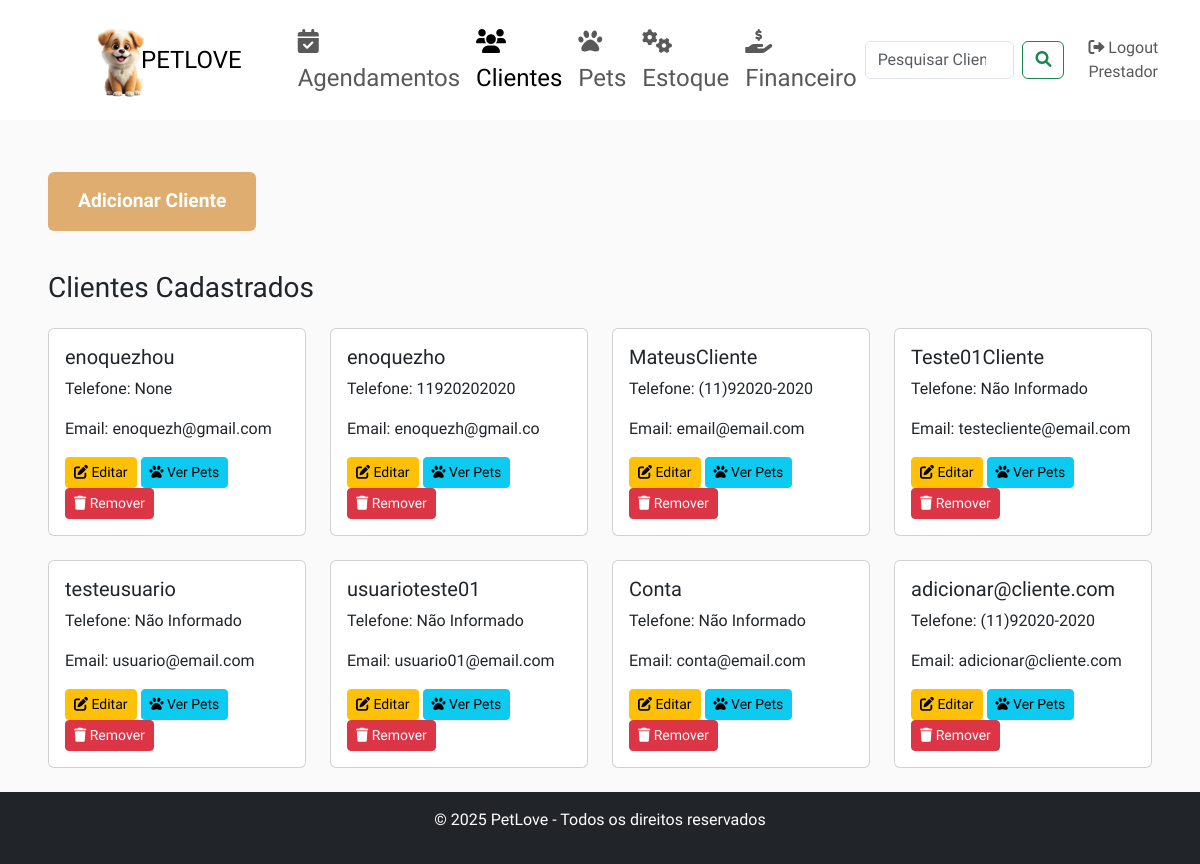
The page /clientes (signed in) on the database its author committed.
### app.py (models this page shows, shortened)
class User(db.Model, UserMixin):
    id = db.Column(db.Integer, primary_key=True)
    username = db.Column(db.String(20), unique=True, nullable=False)
    email = db.Column(db.String(120), unique=True, nullable=False)
    password = db.Column(db.String(60), nullable=False)
    role = db.Column(db.String(20), nullable=False, default='cliente')
    cliente_id = db.Column(db.Integer, db.ForeignKey('cliente.id'))
    cliente = db.relationship('Cliente', back_populates='usuario', lazy=True)

class Cliente(db.Model):
    id = db.Column(db.Integer, primary_key=True)
    nome = db.Column(db.String(120), nullable=False)
    email = db.Column(db.String(120), unique=True, nullable=False)
    telefone = db.Column(db.String(20), nullable=True)
    financeiros = db.relationship('LancamentoFinanceiro', back_populates='cliente', lazy=True)
    pets = db.relationship('Pet', back_populates='cliente', lazy=True)
    usuario = db.relationship('User', back_populates='cliente', uselist=False)

### app.py (the view)
@app.route('/clientes')
@login_required
def clientes():
    if current_user.role != 'prestador':
        flash("Acesso negado! Apenas prestadores podem acessar esta página.")
        return redirect(url_for('home_cliente'))
    usuarios_cliente = User.query.filter_by(role='cliente').all()
    return render_template('clientes.html', usuarios_cliente=usuarios_cliente)

### app.py (called while the page is built)
@login_manager.user_loader
def load_user(user_id):
    return User.query.get(int(user_id))

@app.before_request
def create_tables():
    db.create_all()

### templates/clientes.html (shortened to what this page needs)
<!DOCTYPE html>
<html lang="pt-br">
<head>
    <link href="https://cdn.jsdelivr.net/npm/bootstrap@5.3.0-alpha1/dist/css/bootstrap.min.css" rel="stylesheet">
    <link href="https://cdnjs.cloudflare.com/ajax/libs/font-awesome/6.0.0/css/all.min.css" rel="stylesheet">
</head>
<body>
<nav class="navbar navbar-expand-lg bg-custom mb-4">
    <div class="container-fluid">
        <a class="navbar-brand" href="http://127.0.0.1:5000/home_prestador">
            <img src="{{ url_for('static', filename='images/LOGO.png') }}" alt="PetLove Logo" style="height: 80px; margin-left: 70px; width: 70%"/>
            <a style="font-size: 24px; color: #000000; text-decoration: none;">PETLOVE</a>
        </a>
        <div class="collapse navbar-collapse" id="navbarNav">
            <ul class="navbar-nav ms-5">
                <li class="nav-item">
                    <a href="{{ url_for('agendamentos') }}" class="nav-link {% if request.endpoint == 'agendamentos' %}active{% endif %} fs-4">
                        <i class="fas fa-calendar-check"></i> Agendamentos
                    </a>
                </li>
                <li class="nav-item">
                    <a href="{{ url_for('clientes') }}" class="nav-link {% if request.endpoint == 'clientes' %}active{% endif %} fs-4">
                        <i class="fas fa-users"></i> Clientes
                    </a>
                </li>
                <li class="nav-item">
                    <a href="{{ url_for('pets') }}" class="nav-link {% if request.endpoint == 'pets' %}active{% endif %} fs-4">
                        <i class="fas fa-paw"></i> Pets
                    </a>
                </li>
                <li class="nav-item">
                    <a href="{{ url_for('estoque') }}" class="nav-link {% if request.endpoint == 'estoque' %}active{% endif %} fs-4">
                        <i class="fas fa-cogs"></i> Estoque
                    </a>
                </li>
                <li class="nav-item">
                    <a href="{{ url_for('financeiro') }}" class="nav-link {% if request.endpoint == 'financeiro' %}active{% endif %} fs-4">
                        <i class="fas fa-hand-holding-usd"></i> Financeiro
                    </a>
                </li>
            </ul>
            <form id="searchForm" class="d-flex ms-auto" role="search">
                <input id="searchInput" class="form-control me-2" type="search" placeholder="Pesquisar Cliente" aria-label="Search">
                <button id="searchBtn" class="btn btn-outline-success" type="button">
                    <i class="fas fa-search"></i>
                </button>
            </form>
            <ul class="navbar-nav ms-3">
                {% if current_user.role == 'cliente' %}
                    <li class="nav-item">
                        <a class="nav-link" href="{{ url_for('logout') }}"><i class="fas fa-sign-out-alt"></i> Logout Cliente</a>
                    </li>
                {% elif current_user.role == 'prestador' %}
                    <li class="nav-item">
                        <a class="nav-link" href="{{ url_for('logout') }}"><i class="fas fa-sign-out-alt"></i> Logout Prestador</a>
                    </li>
                {% endif %}
            </ul>
        </div>
    </div>
</nav>
<div class="container-fluid content-container">
    <a href="{{ url_for('adicionar_cliente') }}" class="btn btn-primary my-3 text-flash-blue">
        Adicionar Cliente
    </a>
    <h3 class="my-4">Clientes Cadastrados</h3>
    <div id="clientesContainer" class="row">
        {% for usuario in usuarios_cliente %}
        <div class="col-md-3 mb-4 cliente-item">
            <div class="card">
                <div class="card-body">
                    <h5 class="card-title">{{ usuario.username }}</h5>
                    <p class="card-text">Telefone: {{ usuario.cliente.telefone if usuario.cliente and usuario.cliente.telefone else 'Não Informado' }}</p>
                    <p class="card-text">Email: {{ usuario.cliente.email if usuario.cliente else 'Não Informado' }}</p>
                    <a href="{{ url_for('editar_cliente', id=usuario.id) }}" class="btn btn-warning btn-sm">
                        <i class="fas fa-edit"></i> Editar
                    </a>
                    <a href="{{ url_for('ver_pets', cliente_id=usuario.id) }}" class="btn btn-info btn-sm">
                        <i class="fas fa-paw"></i> Ver Pets
                    </a>
                    <form action="{{ url_for('remover_cliente', id=usuario.id) }}" method="POST" style="display:inline;">
                        <button type="submit" class="btn btn-danger btn-sm">
                            <i class="fas fa-trash"></i> Remover
                        </button>
                    </form>
                </div>
            </div>
        </div>
        {% endfor %}
    </div>
</div>
<footer class="bg-dark text-white text-center py-3 fixed-bottom">
    <p>© 2025 PetLove - Todos os direitos reservados</p>
</footer>
</body>
</html>

### templates/clientes.html (style rules this page uses)
:root { --accent-color: #DEAD6F; --dark-color: #222222; --light-dark-color: #727272; --light-color: #fff; --grey-color: #dbdbdb; --light-grey-color: #fafafa; --primary-color: #6995B1; --light-primary-color: #eef1f3; --body-font: 'Chilanka', cursive; --heading-font: 'Chilanka', cursive; }
body { font-family: var(--body-font); background-color: var(--light-grey-color); padding-bottom: 60px; }
.bg-custom { background-color: var(--light-color); }
.navbar { height: 120px; }
.content-container { padding: 1% 4%; }
footer { margin: 0; }
.btn-primary, .btn-secondary { background-color: var(--accent-color); color: white; font-weight: bold; border: none; padding: 15px 30px; font-size: 1.2rem; }
footer { margin: 0; position: fixed; bottom: 0; width: 100%; }

### rows shown on the page
User: username "enoquezhou", cliente "None", cliente "enoquezh@gmail.com"
User: username "enoquezho", cliente "11920202020", cliente "enoquezh@gmail.co"
User: username "MateusCliente", cliente "(11)92020-2020", cliente "email@email.com"
User: username "Teste01Cliente", cliente "Não Informado", cliente "testecliente@email.com"
User: username "testeusuario", cliente "Não Informado", cliente "usuario@email.com"
User: username "usuarioteste01", cliente "Não Informado", cliente "usuario01@email.com"
User: username "Conta", cliente "Não Informado", cliente "conta@email.com"
User: username "adicionar@cliente.com", cliente "(11)92020-2020", cliente "adicionar@cliente.com"
